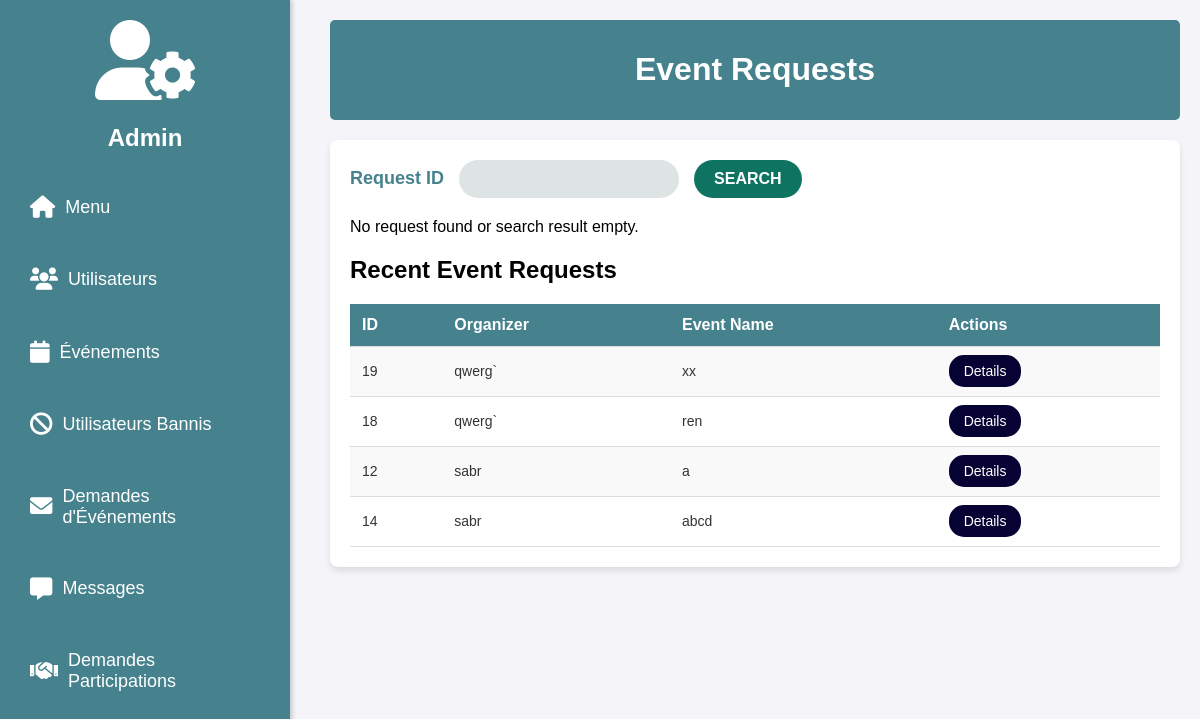
Page /request.php on the earlier database version.
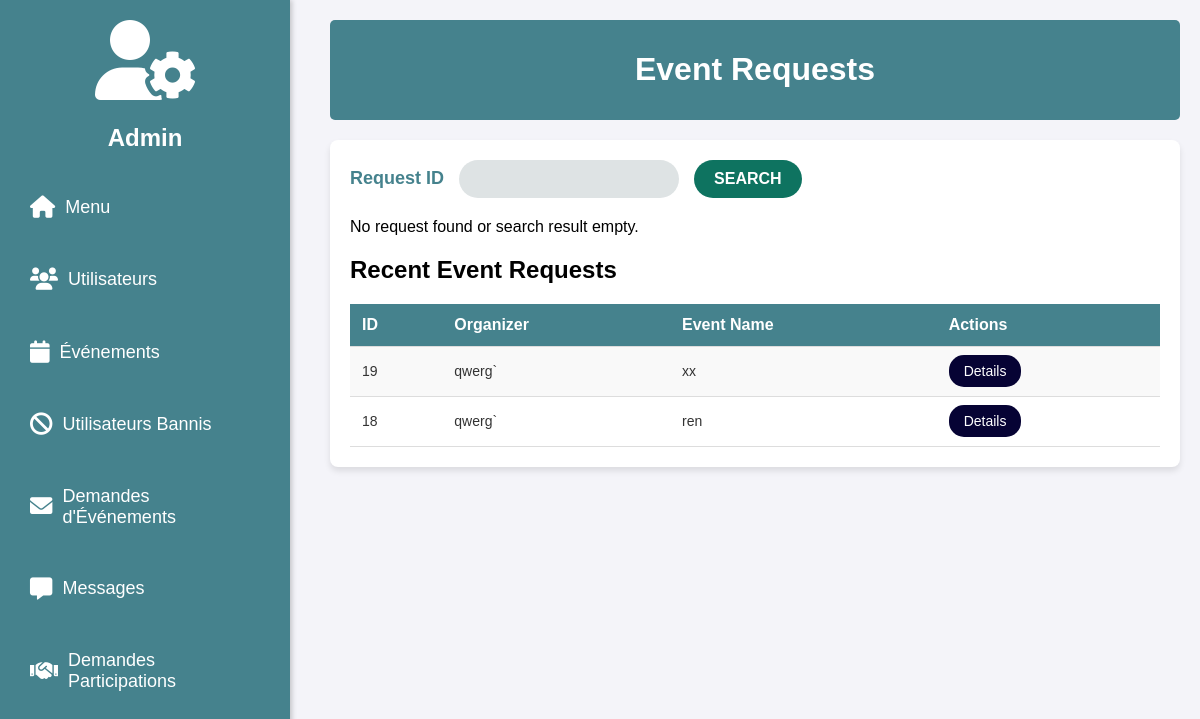
Same page on the later database version.
### tables this page shows
CREATE TABLE `event_requests` (
  `id` int NOT NULL AUTO_INCREMENT,
  `name` varchar(100) NOT NULL,
  `nombre_participant` int NOT NULL,
  `lieu` varchar(100) NOT NULL,
  `date_event` date NOT NULL,
  `duree` time NOT NULL,
  `organizer_id` int NOT NULL,
  `status` enum('pending','accepted','rejected') DEFAULT 'pending',
  `description` text,
  `photo_path` varchar(500) DEFAULT NULL,
  `created_at` timestamp NULL DEFAULT CURRENT_TIMESTAMP,
  `categorie` enum('Musique','Atelier','Séminaire','professionnels','culturels','sociaux','sportifs','éducatifs','caritatifs','religieux','loisirs','technologiques','virtuels') NOT NULL,
  PRIMARY KEY (`id`),
  KEY `organizer_id` (`organizer_id`),
  CONSTRAINT `event_requests_ibfk_1` FOREIGN KEY (`organizer_id`) REFERENCES `users` (`id`)
);

CREATE TABLE `users` (
  `id` int NOT NULL AUTO_INCREMENT,
  `nom` varchar(50) NOT NULL,
  `prenom` varchar(50) NOT NULL,
  `numero_tele` varchar(20) NOT NULL,
  `adresse_mail` varchar(100) NOT NULL,
  `password` varchar(255) NOT NULL,
  `username` varchar(50) NOT NULL,
  `role` enum('user','admin','organiser') NOT NULL,
  `statut` enum('connecte','bannis') NOT NULL,
  `photo_path` varchar(255) DEFAULT NULL,
  `preference` int DEFAULT '0',
  PRIMARY KEY (`id`),
  UNIQUE KEY `username` (`username`)
);

### request.php (the view, shortened to what this page needs)
<?php
$servername = "localhost";
$username = "root";
$password = "pswd";
$dbname = "dz_events";
$conn = new mysqli($servername, $username, $password, $dbname);
$requests = [];
$request = null;
if ($_SERVER['REQUEST_METHOD'] === 'POST') {
    $id = intval($_POST['ID'] ?? 0);
    if ($id > 0) {
        $stmt = $conn->prepare("SELECT r.*, u.nom AS organizer_name FROM event_requests r JOIN users u ON r.organizer_id = u.id WHERE r.id = ?");
        $stmt->bind_param('i', $id);
        $stmt->execute();
        $result = $stmt->get_result();
        $request = $result->fetch_assoc();
        if (!$request) {
            echo "<script>alert('Event request not found');</script>";
            echo "<script>window.location.href = 'request.php';</script>";
        }
    }
} else {
    $result = $conn->query("SELECT r.id, r.name AS event_name, u.nom AS organizer_name, r.status FROM event_requests r JOIN users u ON r.organizer_id = u.id ORDER BY r.created_at DESC LIMIT 5");
    $requests = $result->fetch_all(MYSQLI_ASSOC);
}
?>
<!DOCTYPE html>
<html lang="en">
<head>
    <link rel="stylesheet" href="request.css">
    <link href="https://cdnjs.cloudflare.com/ajax/libs/font-awesome/6.0.0/css/all.min.css" rel="stylesheet">
</head>
<body>
<aside class="sidebar">
    <div class="logo">
        <i class="fa fa-user-cog"></i>
        <p id="admin">Admin</p>
    </div>
    <nav>
        <ul>
            <li><a href="menu.php"><i class="fa fa-home"></i>Menu</a></li>
            <li><a href="users.php"><i class="fa fa-users"></i> Utilisateurs</a></li>
            <li><a href="events.php"><i class="fa fa-calendar"></i> Événements</a></li>
            <li><a href="banned.php"><i class="fa fa-ban"></i> Utilisateurs Bannis</a></li>
            <li><a href="request.php"><i class="fa fa-envelope"></i> Demandes d'Événements</a></li>
            <li><a href="message.php"><i class="fa fa-message"></i> Messages</a></li>
            <li><a href="participation_requests.php"><i class="fa fa-handshake"></i> Demandes Participations</a></li>
        </ul>
    </nav>
</aside>
<main class="main-content">
    <header>
        <h1>Event Requests</h1>
    </header>
    <section id="dashboard-content">
        <div id="requests">
            <form method="POST" action="">
                <div id="buttons">
                    <label for="ID">Request ID</label>
                    <input type="number" name="ID" id="ID" required>
                    <button type="submit" id="search" value="search">SEARCH</button>
                </div>
            </form>
            <div id="request-info">
                <?php if (isset($request)): ?>
                    <p><strong>ID:</strong> <?= htmlspecialchars($request['id']) ?></p>
                    <p><strong>Organizer:</strong> <?= htmlspecialchars($request['organizer_name']) ?></p>
                    <p><strong>Event Name:</strong> <?= htmlspecialchars($request['name']) ?></p>
                    <p><strong>Status:</strong> <?= htmlspecialchars($request['status']) ?></p>
                    <a href="details.php?id=<?= $request['id'] ?>" class="details-btn">Details</a>
                <?php else: ?>
                    <p>No request found or search result empty.</p>
                <?php endif; ?>
            </div>
            <div id="recent-requests">
                <h2>Recent Event Requests</h2>
                <?php if (count($requests) > 0): ?>
                    <table>
                        <thead>
                            <tr>
                                <th>ID</th>
                                <th>Organizer</th>
                                <th>Event Name</th>
                                <th>Actions</th>
                            </tr>
                        </thead>
                        <tbody>
                            <?php foreach ($requests as $request): ?>
                                <tr>
                                    <td><?= htmlspecialchars($request['id']) ?></td>
                                    <td><?= htmlspecialchars($request['organizer_name']) ?></td>
                                    <td><?= htmlspecialchars($request['event_name']) ?></td>
                                    <td>
                                        <a href="details.php?id=<?= $request['id'] ?>" class="details-btn">Details</a>
                                    </td>
                                </tr>
                            <?php endforeach; ?>
                        </tbody>
                    </table>
                <?php else: ?>
                    <p>No recent requests found.</p>
                <?php endif; ?>
            </div>
        </div>
    </section>
</main>
</body>
</html>

### request.css (style rules this page uses)
body { font-family: Arial, sans-serif; margin: 0; padding: 0; display: flex; background-color: #f4f4f9; }
.sidebar { width: 250px; background-color: #45828D; color: #fff; padding: 20px; box-shadow: 2px 0 5px rgba(0, 0, 0, 0.2); display: flex; flex-direction: column; justify-content: flex-start;color: #ffffff; }
.sidebar .logo { text-align: center; font-size: 24px; font-weight: bold; margin-bottom: 10px; padding: 0; }
.sidebar nav ul { list-style-type: none; padding: 0; margin: 0; }
.sidebar nav ul li { margin-bottom: 30px; }
.sidebar nav ul li a { text-decoration: none; color: #fff; font-size: 18px; display: flex; align-items: center; gap: 10px; transition: background 0.3s; padding: 10px; border-radius: 5px; }
.sidebar nav ul li i { font-size: 1.40rem; }
.main-content { flex: 1; padding: 20px; margin-left: 20px; margin-top: 0; }
.main-content header { background: #45828D; color: #fff; padding: 10px 20px; border-radius: 5px; margin-bottom: 20px; text-align: center; }
.sidebar .logo i { font-size: 5rem; }
#dashboard-content { background-color: #ffffff; padding: 20px; border-radius: 8px; box-shadow: 0 4px 6px rgba(0, 0, 0, 0.1); }
#buttons { display: flex; align-items: center; gap: 15px; margin-bottom: 20px; }
#buttons label { font-size: 18px; font-weight: bold; color: #45828D; }
#buttons input { padding: 10px; border: none; border-radius: 25px; background-color: #dee3e4; color: rgb(0, 0, 0); font-size: 16px; width: 200px; text-align: center; }
#buttons button { padding: 10px 20px; border: none; border-radius: 25px; font-size: 16px; font-weight: bold; cursor: pointer; color: white; transition: background-color 0.3s; }
#search { background-color: #0e7360; }
.details-btn { background-color: #060334; color: white; padding: 8px 15px; border-radius: 15px; text-decoration: none; }
tbody { color: #333; }
tbody tr { height: 50px; }
table { width: 100%; border-collapse: collapse; margin-top: 20px; }
table th, table td { padding: 12px; text-align: left; font-size: 16px; border-bottom: 1px solid #ddd; }
table th { background-color: #45828D; color: white; font-weight: bold; }
table tbody tr:nth-child(odd) { background-color: #f9f9f9; }
table tbody tr:nth-child(even) { background-color: #ffffff; }
table td a { color: #fff; text-decoration: none; padding: 8px 15px; background-color: #0e7360; border-radius: 5px; transition: background-color 0.3s; }
table td { font-size: 14px; color: #333; }

Differences in the rows shown:
removed event_requests: id "12", organizer.nom "sabr", name "a"
removed event_requests: id "14", organizer.nom "sabr", name "abcd"
